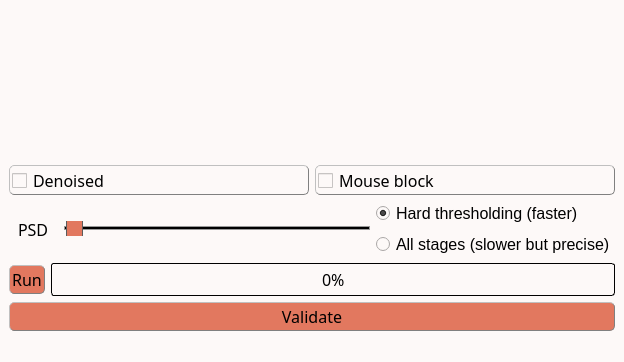
<?xml version="1.0" encoding="UTF-8"?>
<ui version="4.0">
 <class>MainWindow</class>
 <widget class="QMainWindow" name="MainWindow">
  <property name="geometry">
   <rect>
    <x>0</x>
    <y>0</y>
    <width>623</width>
    <height>358</height>
   </rect>
  </property>
  <property name="windowTitle">
   <string>BM3D denoising</string>
  </property>
  <property name="styleSheet">
   <string notr="true">/* Couleur du fond, label, combobox, progressbar vide et spin box */
QWidget, QLabel, QComboBox, QProgressBar, QSpinBox {background-color: rgb(253, 249, 248)}

/* Couleur quand inactif */
QPushButton:disabled, QComboBox:disabled, QSpinBox:disabled {background-color: rgba(243, 98, 64,150)}

/* Couleur des boutons et des selecteurs */
QPushButton, QComboBox::drop-down:button, QComboBox::down-arrow, QComboBox::down-arrow:disabled, QSpinBox::drop-down:button, QSpinBox::down-arrow, QSpinBox::down-arrow:disabled, QSpinBox::drop-up:button, QSpinBox::up-arrow, QSpinBox::up-arrow:disabled, QSlider::handle:horizontal {background-color: rgb(226, 120, 95)}

/* Couleur des bordures de même couleur que les boutons */
QComboBox::drop-down:button, QSpinBox::drop-down:button, QSpinBox::drop-up:button {border-color: rgb(193, 167, 181)}

/* Couleur des textes */
QLabel, QPushButton, QPushButton:hover, QCheckBox, QComboBox, Line, QTextEdit, QSpinBox {color: rgb(0, 0, 0)}

/* style des bordures 1 */
QLabel, QPushButton, QPushButton:hover, QCheckBox, QComboBox, QSpinBox  {
	border-style : outset;
	min-width : 5em;
}

/* style des bordures 2 */
QPushButton, QPushButton:hover, QCheckBox, QComboBox, QSpinBox  {
	border-radius: 5px;
	border-width: 1px;
	border-color: gray;
}

/* Font 1 */
QPushButton, QPushButton:hover, QCheckBox, QProgressBar {font: 12pt &quot;Noto Sans Cond&quot;}

/* Font 2 */
QComboBox, QTextEdit, QSpinBox {font: 10pt &quot;Noto Sans Cond&quot;}

/* Padding 1 */
QLabel, QComboBox, QComboBox::down-arrow, QSpinBox, QSpinBox::down-arrow, QSpinBox::up-arrow {padding : 1px;}

/* Padding 2 */
QPushButton, QPushButton:hover, QCheckBox {padding : 2px;}

/* Gestion taille des QCheckBoxes */
QCheckBox::indicator:unchecked, QCheckBox::indicator:unchecked:hover, QCheckBox::indicator:checked, QCheckBox::indicator:checked:hover  {
	width :15px;
	height : 15px;
}

QLabel {
	Border-radius : 5px;
	border-width : 0px;
	border-color : black;
	font : 14pt &quot;Noto Sans Cond&quot;;
}

QPushButton:hover {background-color: rgb(243, 98, 64);}

QCheckBox::indicator:unchecked {image: url(icons/uncheck_icon.png);}

QCheckBox::indicator:unchecked:hover {image: url(icons/uncheck_hover_icon.png);}

QCheckBox::indicator:checked {image: url(icons/Check_icon.png);}

QCheckBox::indicator:checked:hover {image: url(icons/Check_hover_icon.png);}

QComboBox::drop-down:button{
	border-radius: 4px;
	border-width: 1px;
	width: 30px;
}

QComboBox::down-arrow {
	 image : url(icons/Arrow_down.png); 
    width: 12px;
    height: 12px;
}

Line{
	format: plain;
	midLine-Width : 1px;
}

QFrame[height=&quot;3&quot;], QFrame[width=&quot;3&quot;] {background-color: #3A3939;}

QTextEdit{
	background-color: rgb(255, 255, 255);
	border-style: solid;
	border-radius: 5px;
	border-width: 1px;
	border-color: black;
}

QLineEdit {font : 12pt &quot;Noto Sans Cond&quot;;}

/* Gestion taille des QLineEdit */
QLineEdit::indicator:unchecked, QLineEdit::indicator:unchecked:hover, QLineEdit::indicator:checked, QLineEdit::indicator:checked:hover  {
	border-color: black;
}

QHBoxLayout {background-color: rgb(0, 240, 240, 50);}

QProgressBar {
	text-align: center;
	border: 1px solid black;
	border-radius: 3px;
 }

 QProgressBar::chunk {
	background-color: rgb(243, 98, 64);
	width: 15px;
	margin : 0.5px;
 }

QSpinBox::drop-down:button, QSpinBox::drop-up:button {
	border-radius: 2px;
	border-width: 1px;
	width: 36px;
}

QSpinBox::down-arrow {
	image : url(icons/Arrow_down.png);
    width: 24px;
    height: 22px;
}

QSpinBox::up-arrow {
	image : url(icons/Arrow_up.png);
    width: 24px;
    height: 22px;
}

QSlider::groove:horizontal {
    border: 1px solid #999999;
    height: 2px; /* the groove expands to the size of the slider by default. by giving it a height, it has a fixed size */
    background-color: rgb(0, 0, 0);
    margin: 1px 0;
}

QSlider::handle:horizontal {
    border: 1px solid #5c5c5c;
    width: 15px;
    height: 30px;
    margin: -10px 0; /* handle is placed by default on the contents rect of the groove. Expand outside the groove */
    border-radius: 3px;
}</string>
  </property>
  <widget class="QWidget" name="centralwidget">
   <property name="styleSheet">
    <string notr="true"/>
   </property>
   <layout class="QHBoxLayout" name="horizontalLayout_6">
    <item>
     <layout class="QVBoxLayout" name="verticalLayout_3">
      <item>
       <layout class="QHBoxLayout" name="horizontalLayout">
        <item>
         <widget class="ImageView" name="expSeries" native="true">
          <property name="sizePolicy">
           <sizepolicy hsizetype="MinimumExpanding" vsizetype="MinimumExpanding">
            <horstretch>0</horstretch>
            <verstretch>0</verstretch>
           </sizepolicy>
          </property>
         </widget>
        </item>
        <item>
         <widget class="PlotWidget" name="profiles" native="true">
          <property name="sizePolicy">
           <sizepolicy hsizetype="MinimumExpanding" vsizetype="MinimumExpanding">
            <horstretch>0</horstretch>
            <verstretch>0</verstretch>
           </sizepolicy>
          </property>
          <property name="minimumSize">
           <size>
            <width>600</width>
            <height>150</height>
           </size>
          </property>
         </widget>
        </item>
       </layout>
      </item>
      <item>
       <layout class="QVBoxLayout" name="verticalLayout_2">
        <item>
         <layout class="QHBoxLayout" name="horizontalLayout_2">
          <item>
           <widget class="QCheckBox" name="denoised">
            <property name="font">
             <font>
              <family>Noto Sans Cond</family>
              <pointsize>12</pointsize>
              <weight>50</weight>
              <italic>false</italic>
              <bold>false</bold>
             </font>
            </property>
            <property name="styleSheet">
             <string notr="true"/>
            </property>
            <property name="text">
             <string>Denoised</string>
            </property>
           </widget>
          </item>
          <item>
           <widget class="QCheckBox" name="mouseLock">
            <property name="font">
             <font>
              <family>Noto Sans Cond</family>
              <pointsize>12</pointsize>
              <weight>50</weight>
              <italic>false</italic>
              <bold>false</bold>
             </font>
            </property>
            <property name="styleSheet">
             <string notr="true"/>
            </property>
            <property name="text">
             <string>Mouse block</string>
            </property>
           </widget>
          </item>
         </layout>
        </item>
        <item>
         <layout class="QHBoxLayout" name="horizontalLayout_5">
          <item>
           <layout class="QHBoxLayout" name="horizontalLayout_3">
            <item>
             <widget class="QLabel" name="label_psd">
              <property name="font">
               <font>
                <family>Noto Sans Cond</family>
                <pointsize>12</pointsize>
                <weight>50</weight>
                <italic>false</italic>
                <bold>false</bold>
               </font>
              </property>
              <property name="styleSheet">
               <string notr="true">QLabel {
color: rgb(0, 0, 0);
background-color:	rgb(253, 249, 248);
border-style : outset;
Border-radius : 5px;
border-width : 0px;
border-color : black;
min-width : 5em;
padding : 5px;
font : 12pt &quot;Noto Sans Cond&quot;;
}</string>
              </property>
              <property name="text">
               <string>PSD</string>
              </property>
             </widget>
            </item>
            <item>
             <widget class="QSlider" name="slider_psd">
              <property name="minimumSize">
               <size>
                <width>0</width>
                <height>15</height>
               </size>
              </property>
              <property name="minimum">
               <number>1</number>
              </property>
              <property name="maximum">
               <number>1000</number>
              </property>
              <property name="pageStep">
               <number>100</number>
              </property>
              <property name="value">
               <number>5</number>
              </property>
              <property name="orientation">
               <enum>Qt::Horizontal</enum>
              </property>
             </widget>
            </item>
           </layout>
          </item>
          <item>
           <layout class="QVBoxLayout" name="verticalLayout">
            <item>
             <widget class="QRadioButton" name="radio_HT">
              <property name="font">
               <font>
                <pointsize>12</pointsize>
               </font>
              </property>
              <property name="styleSheet">
               <string notr="true"/>
              </property>
              <property name="text">
               <string>Hard thresholding (faster)</string>
              </property>
              <property name="checked">
               <bool>true</bool>
              </property>
             </widget>
            </item>
            <item>
             <widget class="QRadioButton" name="radio_all">
              <property name="font">
               <font>
                <pointsize>12</pointsize>
               </font>
              </property>
              <property name="styleSheet">
               <string notr="true"/>
              </property>
              <property name="text">
               <string>All stages (slower but precise)</string>
              </property>
             </widget>
            </item>
           </layout>
          </item>
         </layout>
        </item>
        <item>
         <layout class="QHBoxLayout" name="horizontalLayout_4">
          <item>
           <widget class="QPushButton" name="preview">
            <property name="font">
             <font>
              <family>Noto Sans Cond</family>
              <pointsize>12</pointsize>
              <weight>50</weight>
              <italic>false</italic>
              <bold>false</bold>
             </font>
            </property>
            <property name="toolTip">
             <string>&lt;html&gt;&lt;head/&gt;&lt;body&gt;&lt;p&gt;&lt;span style=&quot; font-size:11pt;&quot;&gt;Run the computation&lt;/span&gt;&lt;/p&gt;&lt;/body&gt;&lt;/html&gt;</string>
            </property>
            <property name="styleSheet">
             <string notr="true"/>
            </property>
            <property name="text">
             <string>Run</string>
            </property>
            <property name="icon">
             <iconset>
              <normaloff>TSG_icons/run_icon.png</normaloff>TSG_icons/run_icon.png</iconset>
            </property>
           </widget>
          </item>
          <item>
           <widget class="QProgressBar" name="progressBar">
            <property name="font">
             <font>
              <family>Noto Sans Cond</family>
              <pointsize>12</pointsize>
              <weight>50</weight>
              <italic>false</italic>
              <bold>false</bold>
             </font>
            </property>
            <property name="styleSheet">
             <string notr="true"/>
            </property>
            <property name="value">
             <number>0</number>
            </property>
           </widget>
          </item>
         </layout>
        </item>
        <item>
         <widget class="QPushButton" name="Validate_button">
          <property name="minimumSize">
           <size>
            <width>96</width>
            <height>0</height>
           </size>
          </property>
          <property name="font">
           <font>
            <family>Noto Sans Cond</family>
            <pointsize>12</pointsize>
            <weight>50</weight>
            <italic>false</italic>
            <bold>false</bold>
           </font>
          </property>
          <property name="toolTip">
           <string>&lt;html&gt;&lt;head/&gt;&lt;body&gt;&lt;p&gt;&lt;span style=&quot; font-size:11pt;&quot;&gt;Export data to the main GUI&lt;/span&gt;&lt;/p&gt;&lt;/body&gt;&lt;/html&gt;</string>
          </property>
          <property name="styleSheet">
           <string notr="true"/>
          </property>
          <property name="text">
           <string>Validate</string>
          </property>
          <property name="icon">
           <iconset>
            <normaloff>TSG_icons/Export.png</normaloff>TSG_icons/Export.png</iconset>
          </property>
         </widget>
        </item>
       </layout>
      </item>
     </layout>
    </item>
   </layout>
  </widget>
  <widget class="QMenuBar" name="menubar">
   <property name="geometry">
    <rect>
     <x>0</x>
     <y>0</y>
     <width>623</width>
     <height>20</height>
    </rect>
   </property>
  </widget>
  <widget class="QStatusBar" name="statusbar"/>
 </widget>
 <customwidgets>
  <customwidget>
   <class>ImageView</class>
   <extends>QWidget</extends>
   <header>pyqtgraph</header>
   <container>1</container>
  </customwidget>
  <customwidget>
   <class>PlotWidget</class>
   <extends>QWidget</extends>
   <header>pyqtgraph</header>
   <container>1</container>
  </customwidget>
 </customwidgets>
 <resources/>
 <connections/>
</ui>
